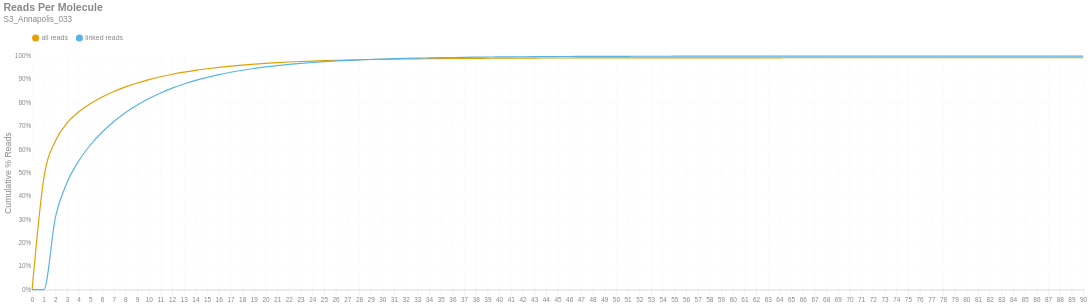

The notebook cell this image was saved under:
### Markdown cell above
### Reads per Molecule
This chart shows the cumulative distribution of the number of reads per linked molecule. That is, how many alignments are associated with a unique molecule. This excludes the number of reads associated with invalid or absent linked-read barcodes. The `linked` histogram is the percentages recalculated when disregarding singletons.

### Code cell
if SKIPLR:
    print_html(f"Skipped")
else:
    counts = np.bincount(valids['reads'].cast(pl.Int64).to_numpy())
    weighted = counts * np.arange(len(counts))
    all_perc = weighted / n_reads
    linked_perc = weighted / n_linked_reads
    linked_perc[1] = 0
    binned_df = pl.DataFrame({
        'readsper': list(range(len(counts))),
        'all reads (cumsum)': np.cumsum(all_perc).tolist(),
        'linked reads (cumsum)': np.cumsum(linked_perc).tolist(),
    })

    with SafeRender(binned_df):
        (
            density_plot(binned_df, 'Reads Per Molecule', samplename, 'readspmol')
            .encode(
                x=alt.X('readsper:O', title=None).axis(labelAngle=0).scale(padding=0),
                y=alt.Y('value:Q', title='Cumulative % Reads').axis(format='%').stack(False),
                color=alt.Color("key:N").scale(domain=["all reads", "linked reads"]),
                tooltip=[
                    alt.Tooltip("key:N", title="Data Type"),
                    alt.Tooltip("readsper:O", title="Reads Per Molecule"),
                    alt.Tooltip("value:Q", format=".2%", title="% Reads (Cum.)")
                ]            
            )
        ).display()

### Figure 1 — Vega-Lite specification as saved in the notebook (floating-point values rounded to 4 significant figures)
{"width": "container", "height": 400, "config": {"title": {"anchor": "start", "dy": -15, "fontSize": 18, "color": "#888888", "subtitleColor": "#888888", "subtitleFontSize": 14}, "arc": {"fill": "#0072B2"}, "axis": {"domainColor": "#888888", "domainWidth": 0.5, "gridWidth": 0.2, "grid": false, "titleFontWeight": 400, "titleFontSize": 15, "labelFontSize": 11, "labelColor": "#888888", "tickColor": "#888888", "tickWidth": 0.2, "titleColor": "#888888"}, "axisBand": {"grid": false}, "axisX": {"grid": true, "tickSize": 10, "domainCap": "round"}, "axisY": {"domain": false, "grid": true, "tickSize": 0, "domainCap": "round"}, "background": "transparent", "header": {"labelFontSize": 15, "labelColor": "#888888", "titleFontSize": 15, "titleFontWeight": 600, "titleColor": "#888888"}, "legend": {"labelFont": "sans-serif", "labelFontSize": 12, "labelColor": "#888888", "symbolSize": 100, "symbolType": "circle", "titleFontSize": 12, "titlePadding": 10, "titleColor": "#888888", "title": null, "orient": "top"}, "range": {"category": ["#E69F00", "#56B4E9", "#009E73", "#F0E442", "#0072B2", "#D55E00", "#CC79A7", "#000000"], "diverging": ["#cfe8f3", "#a2d4ec", "#73bfe2", "#46abdb", "#1696d2", "#12719e"]}, "area": {"fill": "#0072B2", "fillOpacity": 0.7, "line": true, "strokeOpacity": 0.7}, "line": {"color": "#0072B2", "stroke": "#0072B2", "strokeWidth": 2}, "trail": {"color": "#0072B2", "stroke": "#0072B2", "strokeWidth": 0, "size": 1}, "point": {"filled": true, "fillOpacity": 1.0, "size": 95}, "text": {"color": "#888888", "fontSize": 11, "align": "right", "fontWeight": 400, "size": 11}, "bar": {"fill": "#0072B2", "stroke": null}, "view": {"stroke": null, "continuousWidth": 660, "continuousHeight": 400}}, "data": {"name": "data-a01173e80cf202171dcaa3a614bcef78"}, "mark": {"type": "line", "interpolate": "monotone", "point": {"opacity": 0, "size": 275}}, "encoding": {"color": {"field": "key", "scale": {"domain": ["all reads", "linked reads"]}, "type": "nominal"}, "tooltip": [{"field": "key", "title": "Data Type", "type": "nominal"}, {"field": "readsper", "title": "Reads Per Molecule", "type": "ordinal"}, {"field": "value", "format": ".2%", "title": "% Reads (Cum.)", "type": "quantitative"}], "x": {"axis": {"labelAngle": 0}, "field": "readsper", "scale": {"padding": 0}, "title": null, "type": "ordinal"}, "y": {"axis": {"format": "%"}, "field": "value", "stack": false, "title": "Cumulative % Reads", "type": "quantitative"}}, "params": [{"name": "param_c36ac31b6afebe62", "select": {"type": "point", "fields": ["key"]}, "bind": "legend"}], "title": {"text": "Reads Per Molecule", "subtitle": "S3_Annapolis_033"}, "transform": [{"fold": ["all reads (cumsum)", "linked reads (cumsum)"]}, {"calculate": "replace(datum.key, ' (cumsum)', '')", "as": "key"}, {"filter": {"param": "param_c36ac31b6afebe62"}}], "usermeta": {"embedOptions": {"downloadFileName": "S3_Annapolis_033.readspmol"}}, "$schema": "https://vega.github.io/schema/vega-lite/v6.1.0.json", "datasets": {"data-a01173e80cf202171dcaa3a614bcef78": [{"readsper": 0, "all reads (cumsum)": 0.0, "linked reads (cumsum)": 0.0}, {"readsper": 1, "all reads (cumsum)": 0.4767, "linked reads (cumsum)": 0.0}, {"readsper": 2, "all reads (cumsum)": 0.6377, "linked reads (cumsum)": 0.312}, {"readsper": 3, "all reads (cumsum)": 0.7138, "linked reads (cumsum)": 0.4595}, {"readsper": 4, "all reads (cumsum)": 0.7615, "linked reads (cumsum)": 0.5519}, {"readsper": 5, "all reads (cumsum)": 0.7968, "linked reads (cumsum)": 0.6203}, {"readsper": 6, "all reads (cumsum)": 0.825, "linked reads (cumsum)": 0.6749}, {"readsper": 7, "all reads (cumsum)": 0.8483, "linked reads (cumsum)": 0.7201}, {"readsper": 8, "all reads (cumsum)": 0.8681, "linked reads (cumsum)": 0.7585}, {"readsper": 9, "all reads (cumsum)": 0.8848, "linked reads (cumsum)": 0.7909}, {"readsper": 10, "all reads (cumsum)": 0.8992, "linked reads (cumsum)": 0.8187}, {"readsper": 11, "all reads (cumsum)": 0.9113, "linked reads (cumsum)": 0.8422}, {"readsper": 12, "all reads (cumsum)": 0.922, "linked reads (cumsum)": 0.8629}, {"readsper": 13, "all reads (cumsum)": 0.9311, "linked reads (cumsum)": 0.8806}, {"readsper": 14, "all reads (cumsum)": 0.939, "linked reads (cumsum)": 0.8959}, {"readsper": 15, "all reads (cumsum)": 0.9458, "linked reads (cumsum)": 0.909}, {"readsper": 16, "all reads (cumsum)": 0.9518, "linked reads (cumsum)": 0.9206}, {"readsper": 17, "all reads (cumsum)": 0.957, "linked reads (cumsum)": 0.9307}, {"readsper": 18, "all reads (cumsum)": 0.9614, "linked reads (cumsum)": 0.9393}, {"readsper": 19, "all reads (cumsum)": 0.9653, "linked reads (cumsum)": 0.9468}, {"readsper": 20, "all reads (cumsum)": 0.9689, "linked reads (cumsum)": 0.9537}, {"readsper": 21, "all reads (cumsum)": 0.9718, "linked reads (cumsum)": 0.9594}, {"readsper": 22, "all reads (cumsum)": 0.9744, "linked reads (cumsum)": 0.9645}, {"readsper": 23, "all reads (cumsum)": 0.9767, "linked reads (cumsum)": 0.9688}, {"readsper": 24, "all reads (cumsum)": 0.9786, "linked reads (cumsum)": 0.9726}, {"readsper": 25, "all reads (cumsum)": 0.9803, "linked reads (cumsum)": 0.976}, {"readsper": 26, "all reads (cumsum)": 0.9818, "linked reads (cumsum)": 0.9789}, {"readsper": 27, "all reads (cumsum)": 0.9832, "linked reads (cumsum)": 0.9815}, {"readsper": 28, "all reads (cumsum)": 0.9842, "linked reads (cumsum)": 0.9835}, {"readsper": 29, "all reads (cumsum)": 0.9852, "linked reads (cumsum)": 0.9854}, {"readsper": 30, "all reads (cumsum)": 0.9862, "linked reads (cumsum)": 0.9872}, {"readsper": 31, "all reads (cumsum)": 0.987, "linked reads (cumsum)": 0.9888}, {"readsper": 32, "all reads (cumsum)": 0.9876, "linked reads (cumsum)": 0.9901}, {"readsper": 33, "all reads (cumsum)": 0.9882, "linked reads (cumsum)": 0.9912}, {"readsper": 34, "all reads (cumsum)": 0.9887, "linked reads (cumsum)": 0.9922}, {"readsper": 35, "all reads (cumsum)": 0.9892, "linked reads (cumsum)": 0.9931}, {"readsper": 36, "all reads (cumsum)": 0.9896, "linked reads (cumsum)": 0.9939}, {"readsper": 37, "all reads (cumsum)": 0.99, "linked reads (cumsum)": 0.9946}, {"readsper": 38, "all reads (cumsum)": 0.9903, "linked reads (cumsum)": 0.9953}, {"readsper": 39, "all reads (cumsum)": 0.9906, "linked reads (cumsum)": 0.9958}, {"readsper": 40, "all reads (cumsum)": 0.9909, "linked reads (cumsum)": 0.9964}, {"readsper": 41, "all reads (cumsum)": 0.991, "linked reads (cumsum)": 0.9967}, {"readsper": 42, "all reads (cumsum)": 0.9912, "linked reads (cumsum)": 0.9971}, {"readsper": 43, "all reads (cumsum)": 0.9915, "linked reads (cumsum)": 0.9975}, {"readsper": 44, "all reads (cumsum)": 0.9916, "linked reads (cumsum)": 0.9978}, {"readsper": 45, "all reads (cumsum)": 0.9917, "linked reads (cumsum)": 0.998}, {"readsper": 46, "all reads (cumsum)": 0.9918, "linked reads (cumsum)": 0.9983}, {"readsper": 47, "all reads (cumsum)": 0.9919, "linked reads (cumsum)": 0.9985}, {"readsper": 48, "all reads (cumsum)": 0.992, "linked reads (cumsum)": 0.9986}, {"readsper": 49, "all reads (cumsum)": 0.9921, "linked reads (cumsum)": 0.9988}, {"readsper": 50, "all reads (cumsum)": 0.9922, "linked reads (cumsum)": 0.9989}, {"readsper": 51, "all reads (cumsum)": 0.9922, "linked reads (cumsum)": 0.999}, {"readsper": 52, "all reads (cumsum)": 0.9923, "linked reads (cumsum)": 0.9992}, {"readsper": 53, "all reads (cumsum)": 0.9924, "linked reads (cumsum)": 0.9993}, {"readsper": 54, "all reads (cumsum)": 0.9924, "linked reads (cumsum)": 0.9994}, {"readsper": 55, "all reads (cumsum)": 0.9924, "linked reads (cumsum)": 0.9994}, {"readsper": 56, "all reads (cumsum)": 0.9925, "linked reads (cumsum)": 0.9995}, {"readsper": 57, "all reads (cumsum)": 0.9925, "linked reads (cumsum)": 0.9995}, {"readsper": 58, "all reads (cumsum)": 0.9925, "linked reads (cumsum)": 0.9996}, {"readsper": 59, "all reads (cumsum)": 0.9926, "linked reads (cumsum)": 0.9996}, {"readsper": 60, "all reads (cumsum)": 0.9926, "linked reads (cumsum)": 0.9997}, {"readsper": 61, "all reads (cumsum)": 0.9926, "linked reads (cumsum)": 0.9997}, {"readsper": 62, "all reads (cumsum)": 0.9926, "linked reads (cumsum)": 0.9997}, {"readsper": 63, "all reads (cumsum)": 0.9926, "linked reads (cumsum)": 0.9997}, {"readsper": 64, "all reads (cumsum)": 0.9926, "linked reads (cumsum)": 0.9997}, {"readsper": 65, "all reads (cumsum)": 0.9926, "linked reads (cumsum)": 0.9998}, {"readsper": 66, "all reads (cumsum)": 0.9926, "linked reads (cumsum)": 0.9998}, {"readsper": 67, "all reads (cumsum)": 0.9926, "linked reads (cumsum)": 0.9998}, {"readsper": 68, "all reads (cumsum)": 0.9927, "linked reads (cumsum)": 0.9998}, {"readsper": 69, "all reads (cumsum)": 0.9927, "linked reads (cumsum)": 0.9999}, {"readsper": 70, "all reads (cumsum)": 0.9927, "linked reads (cumsum)": 0.9999}, {"readsper": 71, "all reads (cumsum)": 0.9927, "linked reads (cumsum)": 0.9999}, {"readsper": 72, "all reads (cumsum)": 0.9927, "linked reads (cumsum)": 0.9999}, {"readsper": 73, "all reads (cumsum)": 0.9927, "linked reads (cumsum)": 0.9999}, {"readsper": 74, "all reads (cumsum)": 0.9927, "linked reads (cumsum)": 0.9999}, {"readsper": 75, "all reads (cumsum)": 0.9927, "linked reads (cumsum)": 0.9999}, {"readsper": 76, "all reads (cumsum)": 0.9927, "linked reads (cumsum)": 0.9999}, {"readsper": 77, "all reads (cumsum)": 0.9927, "linked reads (cumsum)": 0.9999}, {"readsper": 78, "all reads (cumsum)": 0.9927, "linked reads (cumsum)": 0.9999}, {"readsper": 79, "all reads (cumsum)": 0.9927, "linked reads (cumsum)": 0.9999}, {"readsper": 80, "all reads (cumsum)": 0.9927, "linked reads (cumsum)": 0.9999}, {"readsper": 81, "all reads (cumsum)": 0.9927, "linked reads (cumsum)": 1.0}, {"readsper": 82, "all reads (cumsum)": 0.9927, "linked reads (cumsum)": 1.0}, {"readsper": 83, "all reads (cumsum)": 0.9927, "linked reads (cumsum)": 1.0}, {"readsper": 84, "all reads (cumsum)": 0.9927, "linked reads (cumsum)": 1.0}, {"readsper": 85, "all reads (cumsum)": 0.9927, "linked reads (cumsum)": 1.0}, {"readsper": 86, "all reads (cumsum)": 0.9927, "linked reads (cumsum)": 1.0}, {"readsper": 87, "all reads (cumsum)": 0.9927, "linked reads (cumsum)": 1.0}, {"readsper": 88, "all reads (cumsum)": 0.9927, "linked reads (cumsum)": 1.0}, {"readsper": 89, "all reads (cumsum)": 0.9927, "linked reads (cumsum)": 1.0}, {"readsper": 90, "all reads (cumsum)": 0.9927, "linked reads (cumsum)": 1.0}]}}
